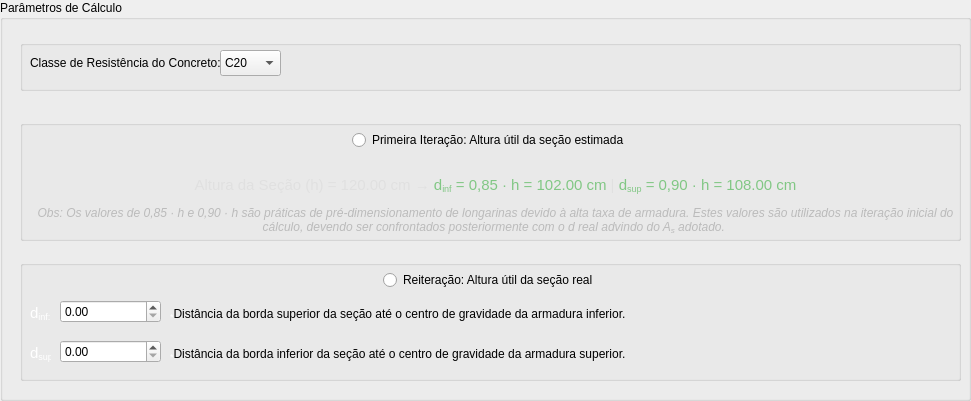
      <widget class="QGroupBox" name="groupBox_parametros_calculo">
       <property name="geometry">
        <rect>
         <x>10</x>
         <y>1070</y>
         <width>971</width>
         <height>401</height>
        </rect>
       </property>
       <property name="title">
        <string>Parâmetros de Cálculo</string>
       </property>
       <widget class="QGroupBox" name="groupBox_4">
        <property name="geometry">
         <rect>
          <x>20</x>
          <y>40</y>
          <width>941</width>
          <height>51</height>
         </rect>
        </property>
        <property name="title">
         <string/>
        </property>
        <widget class="QComboBox" name="combo_classe_concreto">
         <property name="geometry">
          <rect>
           <x>200</x>
           <y>10</y>
           <width>61</width>
           <height>26</height>
          </rect>
         </property>
         <property name="toolTip">
          <string>Classe de resistência característica à compressão do concreto (fck), utilizada no dimensionamento e verificação dos elementos estruturais.</string>
         </property>
         <item>
          <property name="text">
           <string>C20</string>
          </property>
         </item>
         <item>
          <property name="text">
           <string>C25</string>
          </property>
         </item>
         <item>
          <property name="text">
           <string>C30</string>
          </property>
         </item>
         <item>
          <property name="text">
           <string>C35</string>
          </property>
         </item>
         <item>
          <property name="text">
           <string>C40</string>
          </property>
         </item>
         <item>
          <property name="text">
           <string>C45</string>
          </property>
         </item>
         <item>
          <property name="text">
           <string>C50</string>
          </property>
         </item>
        </widget>
        <widget class="QLabel" name="label_8">
         <property name="geometry">
          <rect>
           <x>10</x>
           <y>10</y>
           <width>191</width>
           <height>26</height>
          </rect>
         </property>
         <property name="text">
          <string>Classe de Resistência do Concreto: </string>
         </property>
        </widget>
       </widget>
       <widget class="QGroupBox" name="groupBox_6">
        <property name="geometry">
         <rect>
          <x>20</x>
          <y>260</y>
          <width>941</width>
          <height>121</height>
         </rect>
        </property>
        <property name="title">
         <string/>
        </property>
        <widget class="QDoubleSpinBox" name="doubleSpinBox_d_sup">
         <property name="geometry">
          <rect>
           <x>40</x>
           <y>80</y>
           <width>101</width>
           <height>23</height>
          </rect>
         </property>
        </widget>
        <widget class="QLabel" name="label_46">
         <property name="geometry">
          <rect>
           <x>10</x>
           <y>40</y>
           <width>21</width>
           <height>26</height>
          </rect>
         </property>
         <property name="text">
          <string>&lt;html&gt;&lt;head/&gt;&lt;body&gt;&lt;p&gt;&lt;span style=&quot; font-family:'sans-serif'; font-size:11pt; color:#ffffff;&quot;&gt;d&lt;/span&gt;&lt;span style=&quot; font-family:'sans-serif'; font-size:11pt; color:#ffffff; vertical-align:sub;&quot;&gt;inf:&lt;/span&gt;&lt;/p&gt;&lt;/body&gt;&lt;/html&gt;</string>
         </property>
        </widget>
        <widget class="QDoubleSpinBox" name="doubleSpinBox_d_inf">
         <property name="geometry">
          <rect>
           <x>40</x>
           <y>40</y>
           <width>101</width>
           <height>23</height>
          </rect>
         </property>
        </widget>
        <widget class="QLabel" name="label_47">
         <property name="geometry">
          <rect>
           <x>10</x>
           <y>80</y>
           <width>21</width>
           <height>26</height>
          </rect>
         </property>
         <property name="text">
          <string>&lt;html&gt;&lt;head/&gt;&lt;body&gt;&lt;p&gt;&lt;span style=&quot; font-family:'sans-serif'; font-size:11pt; color:#ffffff;&quot;&gt;d&lt;/span&gt;&lt;span style=&quot; font-family:'sans-serif'; font-size:11pt; color:#ffffff; vertical-align:sub;&quot;&gt;sup:&lt;/span&gt;&lt;/p&gt;&lt;/body&gt;&lt;/html&gt;</string>
         </property>
        </widget>
        <widget class="QWidget" name="verticalLayoutWidget_9">
         <property name="geometry">
          <rect>
           <x>0</x>
           <y>0</y>
           <width>941</width>
           <height>41</height>
          </rect>
         </property>
         <layout class="QVBoxLayout" name="verticalLayout_10">
          <item alignment="Qt::AlignmentFlag::AlignHCenter|Qt::AlignmentFlag::AlignVCenter">
           <widget class="QRadioButton" name="reiteracao">
            <property name="text">
             <string>Reiteração: Altura útil da seção real</string>
            </property>
           </widget>
          </item>
         </layout>
        </widget>
        <widget class="QLabel" name="label_50">
         <property name="geometry">
          <rect>
           <x>150</x>
           <y>40</y>
           <width>731</width>
           <height>26</height>
          </rect>
         </property>
         <property name="text">
          <string>&lt;html&gt;&lt;head/&gt;&lt;body&gt;&lt;p&gt;&lt;span style=&quot; font-family:'sans-serif'; font-size:11pt; color:#ffffff; vertical-align:sub;&quot;&gt;*&lt;/span&gt;Distância da borda superior da seção até o centro de gravidade da armadura inferior.&lt;/p&gt;&lt;/body&gt;&lt;/html&gt;</string>
         </property>
        </widget>
        <widget class="QLabel" name="label_54">
         <property name="geometry">
          <rect>
           <x>150</x>
           <y>80</y>
           <width>731</width>
           <height>26</height>
          </rect>
         </property>
         <property name="text">
          <string>&lt;html&gt;&lt;head/&gt;&lt;body&gt;&lt;p&gt;&lt;span style=&quot; font-family:'sans-serif'; font-size:11pt; color:#ffffff; vertical-align:sub;&quot;&gt;*&lt;/span&gt;Distância da borda inferior da seção até o centro de gravidade da armadura superior.&lt;/p&gt;&lt;/body&gt;&lt;/html&gt;</string>
         </property>
        </widget>
       </widget>
       <widget class="QGroupBox" name="groupBox_7">
        <property name="geometry">
         <rect>
          <x>20</x>
          <y>120</y>
          <width>941</width>
          <height>121</height>
         </rect>
        </property>
        <property name="title">
         <string/>
        </property>
        <widget class="QLabel" name="label_altura_estimada">
         <property name="geometry">
          <rect>
           <x>0</x>
           <y>50</y>
           <width>951</width>
           <height>71</height>
          </rect>
         </property>
         <property name="text">
          <string>&lt;html&gt;&lt;head/&gt;&lt;body&gt;&lt;p align=&quot;center&quot;&gt;&lt;span style=&quot; font-family:'sans-serif'; font-size:11pt; color:#e0e0e0;&quot;&gt;Altura da Seção (h) = 120.00 cm → &lt;/span&gt;&lt;span style=&quot; font-family:'sans-serif'; font-size:11pt; color:#81c784;&quot;&gt;d&lt;/span&gt;&lt;span style=&quot; font-family:'sans-serif'; font-size:11pt; color:#81c784; vertical-align:sub;&quot;&gt;inf&lt;/span&gt;&lt;span style=&quot; font-family:'sans-serif'; font-size:11pt; color:#81c784;&quot;&gt; = 0,85 · h = 102.00 cm&lt;/span&gt;&lt;span style=&quot; font-family:'sans-serif'; font-size:11pt; color:#e0e0e0;&quot;&gt; | &lt;/span&gt;&lt;span style=&quot; font-family:'sans-serif'; font-size:11pt; color:#81c784;&quot;&gt;d&lt;/span&gt;&lt;span style=&quot; font-family:'sans-serif'; font-size:11pt; color:#81c784; vertical-align:sub;&quot;&gt;sup&lt;/span&gt;&lt;span style=&quot; font-family:'sans-serif'; font-size:11pt; color:#81c784;&quot;&gt; = 0,90 · h = 108.00 cm&lt;/span&gt;&lt;span style=&quot; font-family:'sans-serif'; font-size:11pt; color:#e0e0e0;&quot;/&gt;&lt;/p&gt;&lt;p align=&quot;center&quot;&gt;&lt;span style=&quot; font-family:'sans-serif'; font-style:italic; color:#bbbbbb;&quot;&gt;Obs: Os valores de 0,85 · h e 0,90 · h são práticas de pré-dimensionamento de longarinas devido à alta taxa de armadura. Estes valores são utilizados na iteração inicial do cálculo, devendo ser confrontados posteriormente com o d real advindo do A&lt;/span&gt;&lt;span style=&quot; font-family:'sans-serif'; font-style:italic; color:#bbbbbb; vertical-align:sub;&quot;&gt;s&lt;/span&gt;&lt;span style=&quot; font-family:'sans-serif'; font-style:italic; color:#bbbbbb;&quot;&gt; adotado. &lt;/span&gt;&lt;/p&gt;&lt;/body&gt;&lt;/html&gt;</string>
         </property>
         <property name="wordWrap">
          <bool>true</bool>
         </property>
        </widget>
        <widget class="QWidget" name="verticalLayoutWidget_8">
         <property name="geometry">
          <rect>
           <x>0</x>
           <y>0</y>
           <width>941</width>
           <height>41</height>
          </rect>
         </property>
         <layout class="QVBoxLayout" name="verticalLayout_9">
          <item alignment="Qt::AlignmentFlag::AlignHCenter|Qt::AlignmentFlag::AlignVCenter">
           <widget class="QRadioButton" name="primeira_iteracao">
            <property name="text">
             <string>Primeira Iteração: Altura útil da seção estimada</string>
            </property>
           </widget>
          </item>
         </layout>
        </widget>
       </widget>
      </widget>
